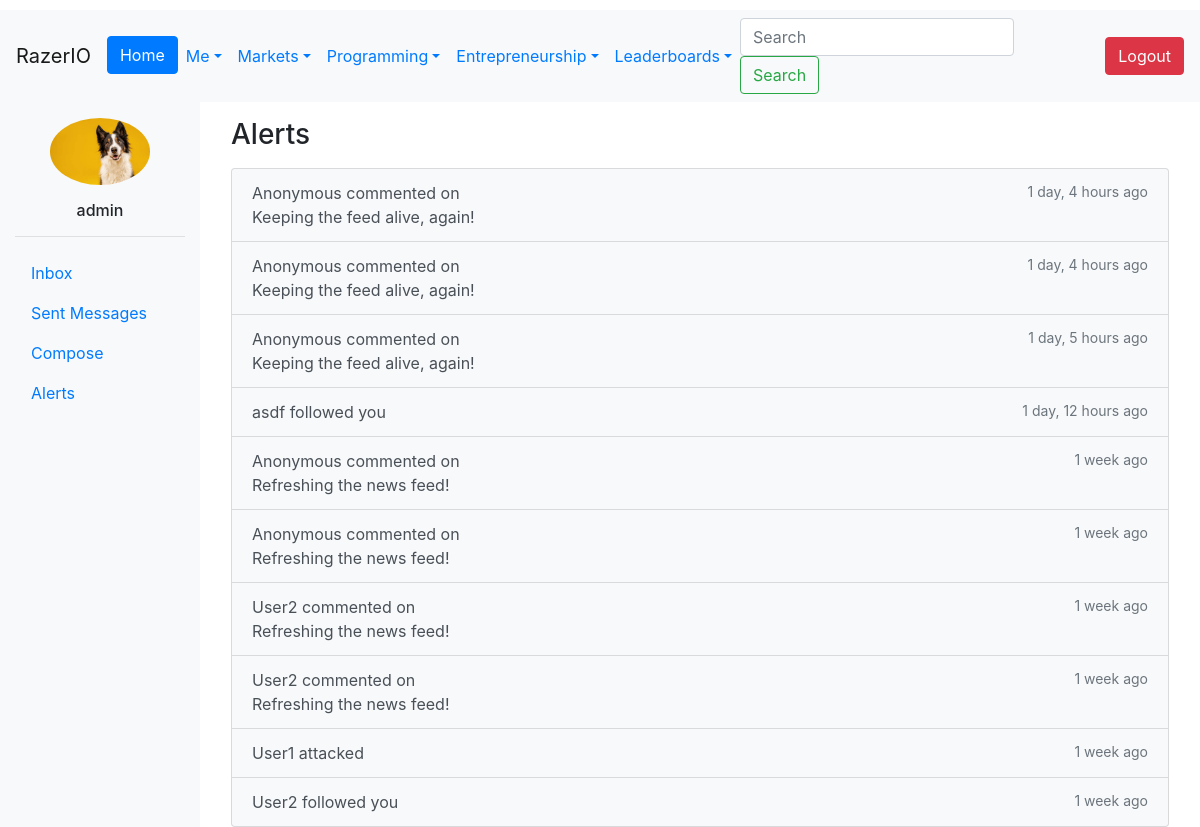
The app's page /alerts/ (signed in) with its own data.
### Users/models.py (models this page shows, shortened)
class CustomUser(AbstractUser):
    Bio = models.CharField(max_length=240, default='')
    Salary = models.IntegerField(default=0)
    Company = models.ForeignKey('Company.Company', on_delete=models.CASCADE,
                                   null=True, blank=True)
    Country = models.ForeignKey(Country, on_delete=models.CASCADE, null=True)
    Region = models.ForeignKey(Region, on_delete=models.CASCADE, null=True)
    ProfilePic = models.ImageField(upload_to=upload_to, null=True, blank=True)
    Skill = models.ManyToManyField(Skill, through="User_Skill")
    Company_Verified_Email = models.BooleanField(default=False)
    badges = models.JSONField(default=dict)

### MessagingAlerts/models.py (models this page shows, shortened)
class Alert(models.Model):
    recipient = models.ForeignKey(User, related_name='notifications', on_delete=models.CASCADE)
    actor = models.ForeignKey(User, related_name='+', on_delete=models.CASCADE, null=True, blank=True)
    verb = models.CharField(max_length=255)
    target = models.URLField(null=True, blank=True)
    read = models.BooleanField(default=False)
    timestamp = models.DateTimeField(auto_now_add=True)
    class Meta:
        ordering = ('-timestamp',)

### MessagingAlerts/views.py (the view)
# urls.py: path('alerts/', alerts, name='alerts'),
@login_required
def alerts(request):
    unread_alerts = Alert.objects.filter(recipient=request.user, read=False)
    return render(request, 'alerts.html', {'alerts': unread_alerts})

### templates/alerts.html
{% extends 'base.html' %}
{% load static %}
{% block content %}
<div class="container-fluid">
  <div class="row">
<div class="col-md-2 col-sm-3 bg-light">
  <div class="pt-3">
{% if request.user.ProfilePic %}
  <img src="{{ request.user.ProfilePic.url }}" alt="Profile Image" class="rounded-circle mx-auto d-block img-fluid" width="100">
{% else %}
  <img src="{% static 'img/pfp.jpg' %}" alt="Profile Image" class="rounded-circle mx-auto d-block img-fluid" width="100">
{% endif %}
    <h6 class="text-center mt-3">{{ request.user.username }}</h6>
  </div>
  <hr>
  <ul class="nav flex-column">
      <li class="nav-item">
        <a class="nav-link" href="{% url 'inbox' %}">Inbox</a>
      </li>
      <li class="nav-item">
        <a class="nav-link" href="{% url 'outbox' %}">Sent Messages</a>
      </li>
      <li class="nav-item">
        <a class="nav-link" href="{% url 'new_conversation' %}">Compose</a>
      </li>
      <li class="nav-item">
        <a class="nav-link active" href="{% url 'alerts' %}">Alerts</a>
      </li>
    </ul>
</div>
<div class="col-md-10 col-sm-9">
  <div class="pt-3 px-3">
    <h3 class="mb-3">Alerts</h3>
    {% if alerts %}
    <div class="list-group">
      {% for alert in alerts %}
      <a href="#" class="list-group-item list-group-item-action{% if not alert.read %} bg-light{% endif %}">
        <div class="d-flex justify-content-between">
          <div class="fw-bold">{{ alert.actor.username }} {{ alert.verb }}</div>
          <small class="text-muted">{{ alert.timestamp|timesince }} ago</small>
        </div>
        {% if alert.target %}
        <div>{{ alert.target }}</div>
        {% endif %}
      </a>
      {% endfor %}
    </div>
    {% else %}
    <p class="lead">No new alerts.</p>
    {% endif %}
  </div>
</div>
  </div>
</div>
{% endblock %}

### records on screen
CustomUser: user.ProfilePic (picture), user.username "admin"
Alert: actor.username "Anonymous", verb "commented on", timestamp "1 day, 4 hours", target "Keeping the feed alive, again!"
Alert: actor.username "Anonymous", verb "commented on", timestamp "1 day, 4 hours", target "Keeping the feed alive, again!"
Alert: actor.username "Anonymous", verb "commented on", timestamp "1 day, 5 hours", target "Keeping the feed alive, again!"
Alert: actor.username "asdf", verb "followed you", timestamp "1 day, 12 hours"
Alert: actor.username "Anonymous", verb "commented on", timestamp "1 week", target "Refreshing the news feed!"
Alert: actor.username "Anonymous", verb "commented on", timestamp "1 week", target "Refreshing the news feed!"
Alert: actor.username "User2", verb "commented on", timestamp "1 week", target "Refreshing the news feed!"
Alert: actor.username "User2", verb "commented on", timestamp "1 week", target "Refreshing the news feed!"
Alert: actor.username "User1", verb "attacked", timestamp "1 week"
Alert: actor.username "User2", verb "followed you", timestamp "1 week"
